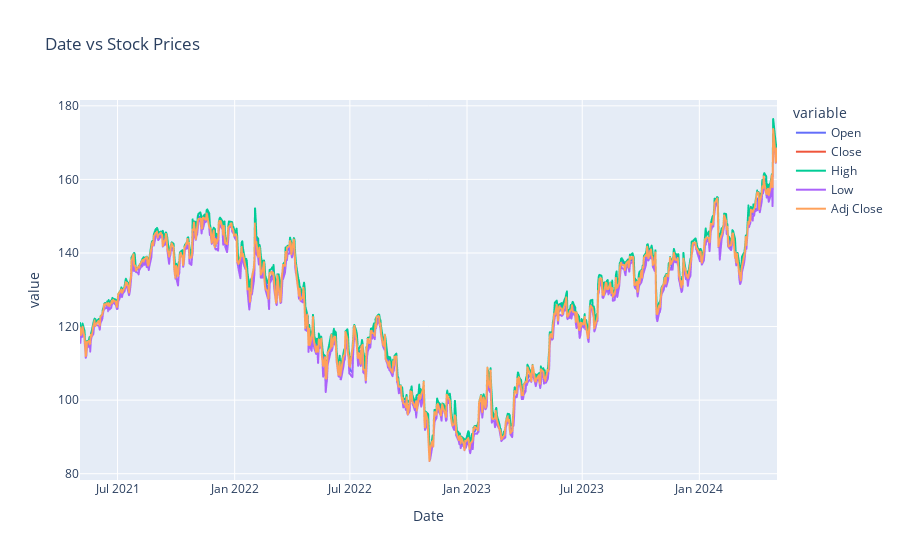

Notebook code cell kept with this figure:
### Code cell
fig = px.line(df_goog, y=['Open', 'Close', 'High', 'Low', 'Adj Close'], title = 'Date vs Stock Prices')
fig.show()

### Figure 1 — Plotly figure (JSON) as saved in the notebook; plotly's stock layout.template omitted (floating-point values rounded to 4 significant figures; data arrays with more than 128 entries replaced by an {"elided": "..."} marker saying what was removed)
{"data": [{"hovertemplate": "variable=Open<br>Date=%{x}<br>value=%{y}<extra></extra>", "legendgroup": "Open", "line": {"color": "#636efa", "dash": "solid"}, "marker": {"symbol": "circle"}, "mode": "lines", "name": "Open", "showlegend": true, "type": "scattergl", "x": {"elided": "756 str values"}, "xaxis": "x", "y": {"elided": "756 float values"}, "yaxis": "y"}, {"hovertemplate": "variable=Close<br>Date=%{x}<br>value=%{y}<extra></extra>", "legendgroup": "Close", "line": {"color": "#EF553B", "dash": "solid"}, "marker": {"symbol": "circle"}, "mode": "lines", "name": "Close", "showlegend": true, "type": "scattergl", "x": {"elided": "756 str values"}, "xaxis": "x", "y": {"elided": "756 float values"}, "yaxis": "y"}, {"hovertemplate": "variable=High<br>Date=%{x}<br>value=%{y}<extra></extra>", "legendgroup": "High", "line": {"color": "#00cc96", "dash": "solid"}, "marker": {"symbol": "circle"}, "mode": "lines", "name": "High", "showlegend": true, "type": "scattergl", "x": {"elided": "756 str values"}, "xaxis": "x", "y": {"elided": "756 float values"}, "yaxis": "y"}, {"hovertemplate": "variable=Low<br>Date=%{x}<br>value=%{y}<extra></extra>", "legendgroup": "Low", "line": {"color": "#ab63fa", "dash": "solid"}, "marker": {"symbol": "circle"}, "mode": "lines", "name": "Low", "showlegend": true, "type": "scattergl", "x": {"elided": "756 str values"}, "xaxis": "x", "y": {"elided": "756 float values"}, "yaxis": "y"}, {"hovertemplate": "variable=Adj Close<br>Date=%{x}<br>value=%{y}<extra></extra>", "legendgroup": "Adj Close", "line": {"color": "#FFA15A", "dash": "solid"}, "marker": {"symbol": "circle"}, "mode": "lines", "name": "Adj Close", "showlegend": true, "type": "scattergl", "x": {"elided": "756 str values"}, "xaxis": "x", "y": {"elided": "756 float values"}, "yaxis": "y"}], "layout": {"legend": {"title": {"text": "variable"}, "tracegroupgap": 0}, "title": {"text": "Date vs Stock Prices"}, "xaxis": {"anchor": "y", "domain": [0, 1], "title": {"text": "Date"}}, "yaxis": {"anchor": "x", "domain": [0, 1], "title": {"text": "value"}}}}
